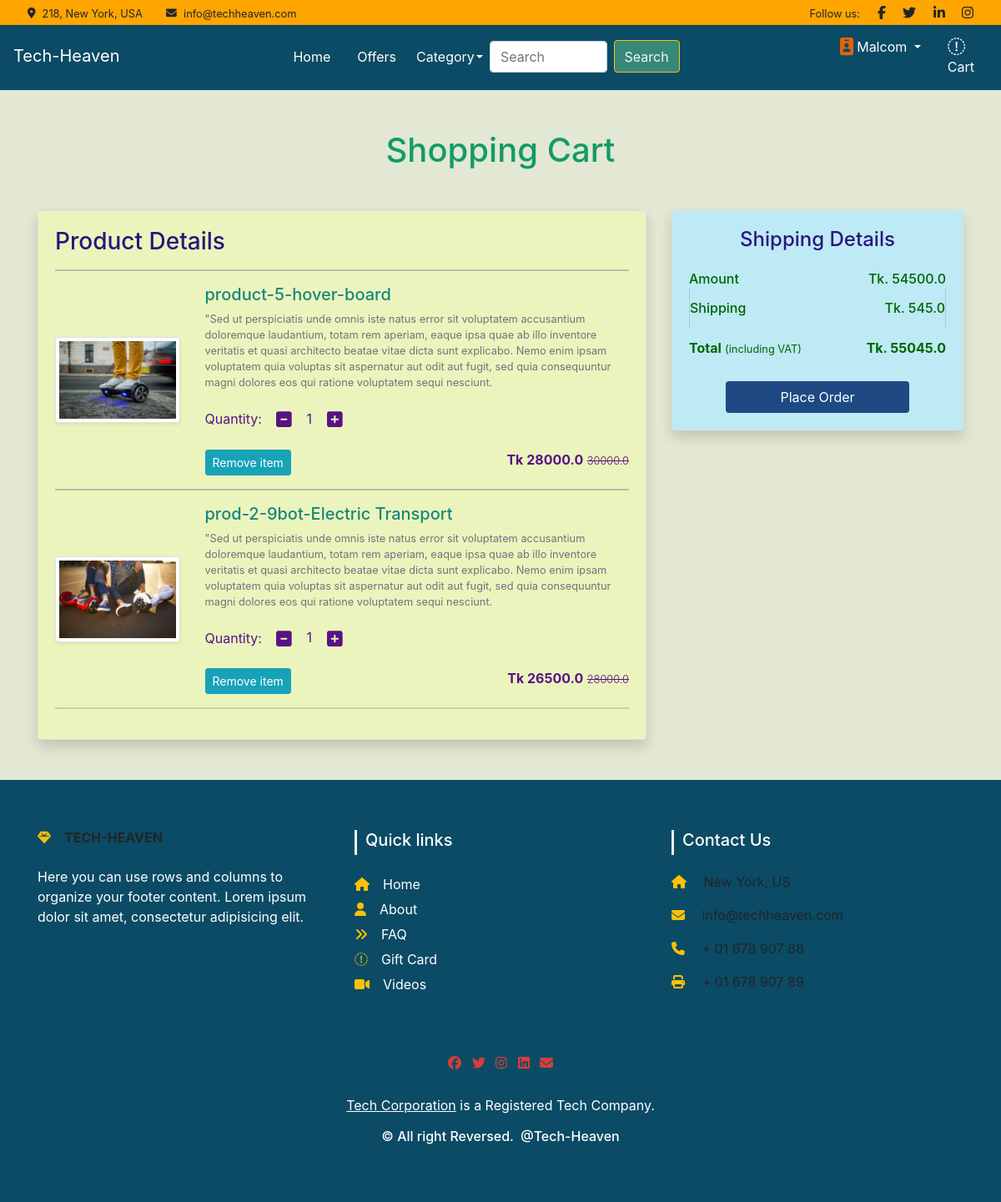
Page /cart/ (signed in) on the committed database.
### Shop/models.py (models this page shows, shortened)
class Cart(models.Model):
    user = models.ForeignKey(User, on_delete=models.CASCADE)
    product = models.ForeignKey(Product, on_delete=models.CASCADE)
    quantity = models.PositiveIntegerField(default=1)

class Product(models.Model):
    title = models.CharField(max_length=100)
    selling_price = models.FloatField()
    discounted_price = models.FloatField()
    description = models.TextField()
    brand = models.CharField(max_length=100)
    category = models.CharField(choices=CATEGORY_CHOICES, max_length = 3)
    product_image = models.ImageField(upload_to='productPhoto')

### Shop/views.py (the view)
# urls.py: path('cart/', views.show_cart, name='showcart'),
@login_required
def show_cart(request):
    if request.user.is_authenticated:
        user = request.user
        amount = 0.0
        shipping_amount =  (amount*1)/100
        totalamount = amount + shipping_amount
        cart_product = [p for p in Cart.objects.all() if p.user == user]
        if cart_product:
            for p in cart_product:
                tempamount = (p.quantity * p.product.discounted_price)
                amount += tempamount
                shipping_amount =  (amount*1)/100
                totalamount = amount + shipping_amount
            cart = Cart.objects.filter(user = user)
            return render(request, 'Shop/addtocart.html',{'carts' : cart, 'amount' : amount,
                                                      'totalamount' : totalamount,
                                                      'shipping_amount' : shipping_amount })
        else:
            return render(request, 'Shop/emptycard.html')

### Shop/templates/Shop/addtocart.html (shortened to what this page needs)
{% extends 'Shop/common/base.html' %}
{% load static %}
{% block main-content %}
<div class="container my-5">
    <div class="row">
        <h1 class="text-center mb-5" style = "color:#139B67">Shopping Cart</h1>
        <div class="col-sm-8">
            <div class="card shadow custom-shop-cart" style = "border-style: ridge">
                <div class="card-body custom-shop-cart-body">
                    <h3 style = "color:#2C147E">Product Details</h3>
                    {% for cart in carts %}
                    <hr>
                    <div class="row">
                        <div class="col-sm-3 text-center align-self-center"><a href="{{cart.product.product_image.url}}"><img
                                src="{{cart.product.product_image.url}}" alt="" srcset=""
                                class="img-fluid img-thumbnail shadow-sm" height="150" width="150"></a> </div>
                        <div class="col-sm-9">
                            <div>
                                <h5 style= "color:#18877D">{{cart.product.title}}</h5>
                                <p class="mb-2 text-muted small">{{cart.product.description}}</p>
                                <div class="my-3">
                                    <label for="quantity">Quantity:</label>
                                    <a class="minus-cart btn" pid="{{cart.product.id}}"><i class="fas fa-minus-square fa-lg"></i></a>
                                    <span id="quantity">{{cart.quantity}}</span>
                                    <a class="plus-cart btn" pid="{{cart.product.id}}"><i class="fas fa-plus-square fa-lg"></i></a>
                                </div>
                                <div class="d-flex justify-content-between">
                                    <a href="#" class="btn btn-sm btn-info text-white mr-3 remove-item" pid = "{{cart.product.id}}">Remove item </a>
                                    <p class="mb-0"><span><strong> Tk {{cart.product.discounted_price}}</strong> <small class="fw-light text-decoration-line-through">{{cart.product.selling_price}}</small></span></p>
                                </div>
                            </div>
                        </div>
                    </div>
                    {% endfor %}
                    <hr class="text-muted">
                </div>
            </div>
        </div>
        <div class="col-sm-4">
            <div class="card shadow custom-shop-cart-amount">
                <div class="card-body custom-shop-cart-amount">
                    <h4 style="color:#2C147E"><center>Shipping Details</center></h4>
                    <ul class="list-group">
                        <li
                            class="list-group-item d-flex justify-content-between align-items-center border-0 px-0 pb-0" style = "background-color:#bdeaf4">
                            Amount<span>Tk.<span id = "amount"> {{amount}}</span></span></li>
                        <li class="list-group-item d-flex justify-content-between align-items-center px-0" style = "background-color:#bdeaf4">
                            Shipping<span>Tk.<span id = "shipping_amount"> {{shipping_amount}}</span></span></li>
                        <li
                            class="list-group-item  d-flex justify-content-between align-items-center border-0 px-0 mb-3" style = "background-color:#bdeaf4">
                            <div>
                                <strong>Total</strong> <small>(including VAT)</small>
                            </div>
                            <span><strong>Tk. <span id ="totalamount"> {{totalamount}}</strong></span></span>
                        </li>
                    </ul>
                    <div class="d-grid"><a href="{% url 'checkout' %}" class="btn btn-custom-2" style = "margin-left: 44px; margin-right: 44px">Place Order</a></div>
                </div>
            </div>
        </div>
    </div>
</div>
{% endblock main-content %}

### Shop/templates/Shop/common/base.html (shortened to what this page needs)
<!doctype html>
{% load static %}
<html lang="en">
<head>
    <link href="https://cdn.jsdelivr.net/npm/bootstrap@5.0.0-beta1/dist/css/bootstrap.min.css" rel="stylesheet"
>
    <link rel="stylesheet" href="{% static 'Shop/css/owl.carousel.min.css' %}">
    <link rel="stylesheet" href="{% static 'Shop/css/review-owl.css' %}">
    <link rel="stylesheet" href="{% static 'Shop/css/all.min.css' %}">
    <link rel="stylesheet" href="{% static 'Shop/css/style.css' %}">
</head>
<body class = "tech">
      <div class="container-fluid fixed-top px-0">
          <div class="top-bar row gx-0 align-items-center d-none d-lg-flex">
              <div class="col-lg-6 px-5 text-start">
                  <small><i class="fa fa-map-marker-alt me-2"></i>218, New York, USA</small>
                  <small class="ms-4"><i class="fa fa-envelope me-2"></i>info@techheaven.com</small>
              </div>
              <div class="col-lg-6 px-5 text-end">
                  <small>Follow us:</small>
                  <a class="text-body ms-3" href=""><i class="fab fa-facebook-f"></i></a>
                  <a class="text-body ms-3" href=""><i class="fab fa-twitter"></i></a>
                  <a class="text-body ms-3" href=""><i class="fab fa-linkedin-in"></i></a>
                  <a class="text-body ms-3" href=""><i class="fab fa-instagram"></i></a>
              </div>
          </div>
      </div>
      <nav class="navbar navbar-expand-lg navbar-dark nav-background-custom">
        <a class="navbar-brand" href="/">Tech-Heaven</a>
        <div class="collapse navbar-collapse" id="navbarSupportedContent">
            <ul class="navbar-nav me-auto mb-2 mb-lg-0">
                <li class="nav-item mx-2">
                    <a class="nav-link active" aria-current="page" href="/">Home</a>
                </li>
                <li class="nav-item mx-2">
                    <a class="nav-link active" aria-current="page" href="#">Offers</a>
                </li>
                <li class="nav-item">
                    <a class="nav-link active" aria-current="page" href="#">Category</a>
                </li>
                <li class="nav-item dropdown">
                    <a class="nav-link dropdown-toggle text-white" href="#" id="electronicsDropdown" role="button"
                        data-bs-toggle="dropdown" aria-expanded="false">
                    </a>
                </li>
            </ul>
            <form class="d-flex">
                <input class="form-control me-2" type="search" placeholder="Search" aria-label="Search" id="custom-search-input">
                <button class="btn btn-warning" type="submit" id="custom-search-button">Search</button>
            </form>
            <div>
                <ul class="navbar-nav me-auto mb-2 mb-lg-0">
                    {% if request.user.is_authenticated %}
                    <li class="nav-item dropdown mx-2">
                        <a class="nav-link dropdown-toggle text-white" href="#" id="profileDropdown" role="button"
                            data-bs-toggle="dropdown" aria-expanded="false"><i class="fas fa-id-badge fa-lg" style="color: #e6620a;"></i>
                            {{request.user.username|capfirst}}
                        </a>
                    </li>
                    <li class="nav-item mx-2 dropdown">
                        <a href="{% url 'showcart' %}" class="nav-link text-white"><i class="fa fad fa-shopping-cart fa-lg" style="--fa-secondary-opacity: 0.3; me-3"></i> Cart </a>
                    </li>
                    {% endif %}
                </ul>
            </div>
        </div>
</nav>
{% block main-content %} {% endblock main-content %}
<link href="//maxcdn.bootstrapcdn.com/bootstrap/4.0.0/css/bootstrap.min.css" rel="stylesheet" id="bootstrap-css">
<section id="footer">
<div class="container footer">
  <div class="row text-center text-xs-center text-sm-left text-md-left">
    <div class="col-xs-12 col-sm-4 col-md-4">
      <h6 class="text-uppercase fw-bold mb-4">
        <i class="fas fa-gem me-3 text-warning"></i>Tech-Heaven
      </h6>
      <p class = "text-white">
        Here you can use rows and columns to organize your footer content. Lorem ipsum
        dolor sit amet, consectetur adipisicing elit.
      </p>
    </div>
    <div class="col-xs-12 col-sm-4 col-md-4">
      <h5>Quick links</h5>
      <ul class="list-unstyled quick-links">
        <li><a href="#"><i class="fa fa-home me-3 text-warning"></i>Home</a></li>
        <li><a href="#"><i class="fa fa-solid fa-user me-3 text-warning"></i>About</a></li>
        <li><a href="#"><i class="fa fa-angle-double-right me-3 text-warning"></i>FAQ</a></li>
        <li><a href="#"><i class="fa fa-sharp fa-solid fa-gift me-3 text-warning"></i>Gift Card</a></li>
        <li><a href="#"><i class="fa fa-solid fa-video me-3 text-warning"></i>Videos</a></li>
      </ul>
    </div>
    <div class="col-xs-12 col-sm-4 col-md-4">
      <h5>Contact Us</h5>
      <p><i class="fas fa-home me-3 text-warning"></i> New York, US</p>
      <p>
        <i class="fas fa-envelope me-3 text-warning"></i>
        info@techheaven.com
      </p>
      <p><i class="fas fa-phone me-3 text-warning"></i> + 01 678 907 88</p>
      <p><i class="fas fa-print me-3 text-warning"></i> + 01 678 907 89</p>
    </div>
  </div>
  <div class="row">
    <div class="col-xs-12 col-sm-12 col-md-12 mt-2 mt-sm-5">
      <ul class="list-unstyled list-inline social text-center">
        <li class="list-inline-item"><a href="javascript:void();"><i class="fab fa-facebook fa-spin" style="color: #d63d3d;"></i></a></li>
        <li class="list-inline-item"><a href="javascript:void();"><i class="fab fa-twitter fa-spin" style="color: #d63d3d;"></i></a></li>
        <li class="list-inline-item"><a href="javascript:void();"><i class="fab fa-instagram fa-spin" style="color: #d63d3d;"></i></a></li>
        <li class="list-inline-item"><a href="javascript:void();"><i class="fab fa-linkedin fa-spin" style="color: #d63d3d;"></i></a></li>
        <li class="list-inline-item"><a href="javascript:void();" target="_blank"><i class="fa fa-envelope" style="color: #d63d3d;"></i></a></li>
      </ul>
    </div>
  </div>
  <div class="row">
    <div class="col-xs-12 col-sm-12 col-md-12 mt-2 mt-sm-2 text-center text-white">
      <p><u><a href="https://www.tech-heaven.com/">Tech Corporation</a></u> is a Registered Tech Company.</p>
      <p class="h6">&copy All right Reversed.<a class="text-green ml-2" href="https://www.tech-heaven.com/" target="_blank">@Tech-Heaven</a></p>
    </div>
  </div>
</div>
</section>
</body>
</html>

### Shop/static/Shop/css/style.css (style rules this page uses)
.top-bar { height: 30px; border-bottom: 1px solid rgba(0, 0, 0, .07); background-color: orange }
.nav-background-custom { background-color: #0b4b65!important; }
.ml-2, .mx-2 { margin-left: 0.25rem!important; }
.navbar-expand-lg .navbar-nav { margin-left: 176px; margin-top: 28px; }
#electronicsDropdown { margin-left: -18px; }
#custom-search-input { margin-top: 28px; }
#custom-search-button { margin-top: 27px; color:whitesmoke; background-color: #37887a; }
.navbar-dark .navbar-brand { color: #fff; margin-top: 25px; }
.tech { background-color: #d8e0c3b8; }
.btn-custom-2 { color: #fff; background-color: #1e4983; border-color: #1e4983; }
.list-group-item, .custom-list-cat { position: relative; display: block; padding: 0.75rem 1.25rem; margin-bottom: -1px; background-color: #a9d7da; color: darkgreen; font-weight: 500; }
.custom-shop-cart { border-style: dashed; color: #571284; }
.custom-shop-cart-body { background-color: #ebf4bd; }
.custom-shop-cart-amount { background-color: #bdeaf4; }
section { padding: 60px 0; }
#footer { background: #0b4b65!important;; }
#footer h5 { padding-left: 10px; border-left: 3px solid #eeeeee; padding-bottom: 6px; margin-bottom: 20px; color:#ffffff; }
#footer a { color: #ffffff; text-decoration: none !important; background-color: transparent; -webkit-text-decoration-skip: objects; }
#footer ul.social li { padding: 3px 0; }
#footer ul.social li a, #footer ul.quick-links li a { color:#ffffff; }
#footer ul.quick-links li { padding: 3px 0; -webkit-transition: .5s all ease; -moz-transition: .5s all ease; transition: .5s all ease; }

### rows in the picture
Cart: product.product_image (picture), product "product-5-hover-board", product.description "\"Sed ut perspiciatis unde omnis iste natus error sit voluptatem accusantium doloremque laudantium, totam rem aperiam, eaque ipsa quae ab illo inventore veritatis et quasi architecto beatae vitae dicta sunt explicabo. Nemo enim ipsam voluptatem quia voluptas sit aspernatur aut odit aut fugit, sed quia consequuntur magni dolores eos qui ratione voluptatem sequi nesciunt.", quantity "1", product.discounted_price "28000.0", product.selling_price "30000.0"
Cart: product.product_image (picture), product "prod-2-9bot-Electric Transport", product.description "\"Sed ut perspiciatis unde omnis iste natus error sit voluptatem accusantium doloremque laudantium, totam rem aperiam, eaque ipsa quae ab illo inventore veritatis et quasi architecto beatae vitae dicta sunt explicabo. Nemo enim ipsam voluptatem quia voluptas sit aspernatur aut odit aut fugit, sed quia consequuntur magni dolores eos qui ratione voluptatem sequi nesciunt.", quantity "1", product.discounted_price "26500.0", product.selling_price "28000.0"

### other values in the picture
{{ request.user.username|capfirst }} "Malcom"
{{ amount }} "54500.0"
{{ shipping_amount }} "545.0"
{{ totalamount }} "55045.0"
